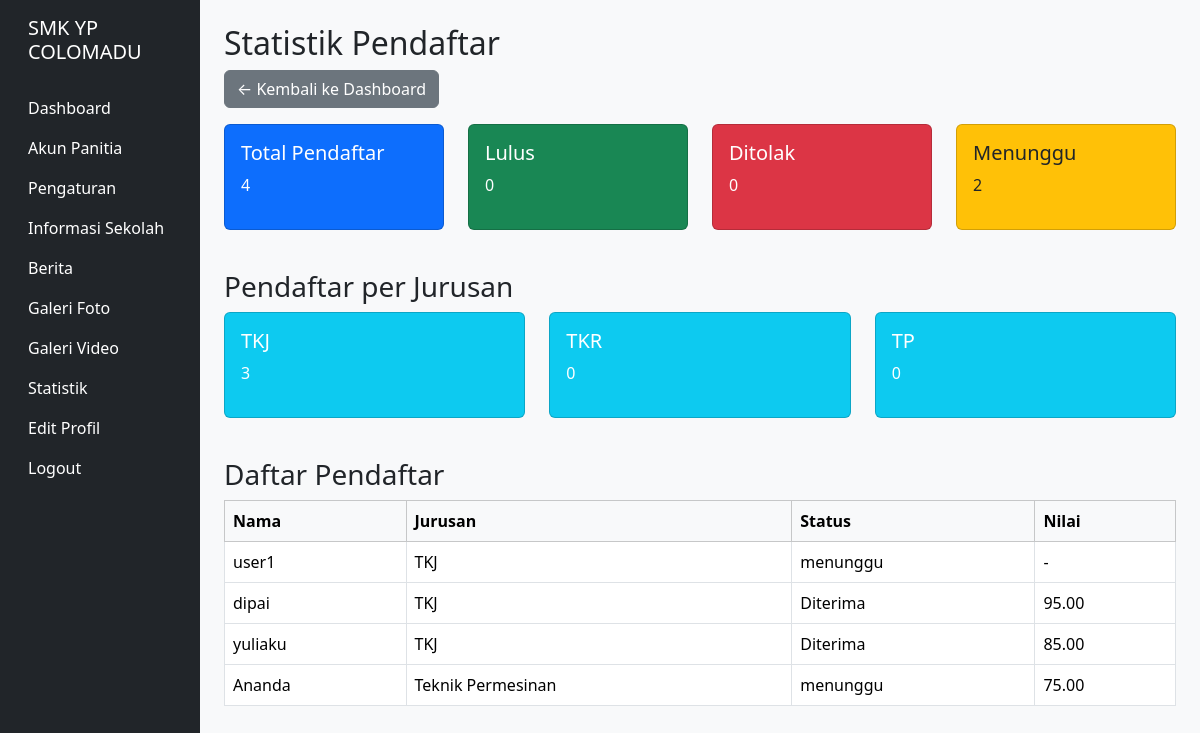
Page /admin/statistik.php (signed in) on the committed database.
### tables this page shows
CREATE TABLE `pendaftar` (
  `id` int NOT NULL,
  `user_id` int NOT NULL,
  `nama` varchar(100) NOT NULL,
  `nohp` varchar(15) DEFAULT NULL,
  `email` varchar(100) DEFAULT NULL,
  `nis` varchar(20) NOT NULL,
  `nik` varchar(16) NOT NULL,
  `nama_ortu` varchar(100) NOT NULL,
  `pekerjaan_ortu` varchar(50) NOT NULL,
  `jurusan` varchar(50) NOT NULL,
  `berkas` varchar(255) DEFAULT NULL,
  `status` enum('menunggu','Diterima','Revisi','Ditolak') DEFAULT 'menunggu',
  `komentar` text,
  `created_at` timestamp NOT NULL DEFAULT CURRENT_TIMESTAMP,
  `reg_number` varchar(20) DEFAULT NULL,
  `asal_sekolah` varchar(100) DEFAULT NULL,
  `nilai` decimal(5,2) DEFAULT NULL
);

### admin/statistik.php (the view, shortened to what this page needs)
<?php
require '../config/database.php';
$stats = $db->query("SELECT COUNT(*) as total,
                    SUM(CASE WHEN status = 'lulus' THEN 1 ELSE 0 END) as lulus,
                    SUM(CASE WHEN status = 'tolak' THEN 1 ELSE 0 END) as tolak,
                    SUM(CASE WHEN status = 'menunggu' THEN 1 ELSE 0 END) as menunggu,
                    SUM(CASE WHEN jurusan = 'TKJ' THEN 1 ELSE 0 END) as tkj,
                    SUM(CASE WHEN jurusan = 'TKR' THEN 1 ELSE 0 END) as tkr,
                    SUM(CASE WHEN jurusan = 'TP' THEN 1 ELSE 0 END) as tp
                    FROM pendaftar")->fetch(PDO::FETCH_ASSOC);
$pendaftar = $db->query("SELECT * FROM pendaftar ORDER BY created_at DESC")->fetchAll(PDO::FETCH_ASSOC);
?>
<!DOCTYPE html>
<html lang="id">
<head>
    <link href="https://cdn.jsdelivr.net/npm/bootstrap@5.3.2/dist/css/bootstrap.min.css" rel="stylesheet">
</head>
<body class="bg-light">
<div class="container-fluid">
    <div class="row">
        <?php include '../includes/sidebar_admin.php'; ?>
        <main class="col-md-9 ms-sm-auto col-lg-10 px-md-4 py-4">
            <h2>Statistik Pendaftar</h2>
            <a href="dashboard.php" class="btn btn-secondary mb-3">← Kembali ke Dashboard</a>
            <div class="row">
                <div class="col-md-3">
                    <div class="card bg-primary text-white mb-3">
                        <div class="card-body">
                            <h5>Total Pendaftar</h5>
                            <p><?php echo $stats['total']; ?></p>
                        </div>
                    </div>
                </div>
                <div class="col-md-3">
                    <div class="card bg-success text-white mb-3">
                        <div class="card-body">
                            <h5>Lulus</h5>
                            <p><?php echo $stats['lulus']; ?></p>
                        </div>
                    </div>
                </div>
                <div class="col-md-3">
                    <div class="card bg-danger text-white mb-3">
                        <div class="card-body">
                            <h5>Ditolak</h5>
                            <p><?php echo $stats['tolak']; ?></p>
                        </div>
                    </div>
                </div>
                <div class="col-md-3">
                    <div class="card bg-warning text-dark mb-3">
                        <div class="card-body">
                            <h5>Menunggu</h5>
                            <p><?php echo $stats['menunggu']; ?></p>
                        </div>
                    </div>
                </div>
            </div>
            <h3 class="mt-4">Pendaftar per Jurusan</h3>
            <div class="row">
                <div class="col-md-4">
                    <div class="card bg-info text-white mb-3">
                        <div class="card-body">
                            <h5>TKJ</h5>
                            <p><?php echo $stats['tkj']; ?></p>
                        </div>
                    </div>
                </div>
                <div class="col-md-4">
                    <div class="card bg-info text-white mb-3">
                        <div class="card-body">
                            <h5>TKR</h5>
                            <p><?php echo $stats['tkr']; ?></p>
                        </div>
                    </div>
                </div>
                <div class="col-md-4">
                    <div class="card bg-info text-white mb-3">
                        <div class="card-body">
                            <h5>TP</h5>
                            <p><?php echo $stats['tp']; ?></p>
                        </div>
                    </div>
                </div>
            </div>
            <h3 class="mt-4">Daftar Pendaftar</h3>
            <div class="table-responsive">
                <table class="table table-bordered table-hover">
                    <thead class="table-light">
                        <tr>
                            <th>Nama</th>
                            <th>Jurusan</th>
                            <th>Status</th>
                            <th>Nilai</th>
                        </tr>
                    </thead>
                    <tbody>
                        <?php foreach ($pendaftar as $p): ?>
                            <tr>
                                <td><?php echo htmlspecialchars($p['nama']); ?></td>
                                <td><?php echo htmlspecialchars($p['jurusan']); ?></td>
                                <td><?php echo htmlspecialchars($p['status']); ?></td>
                                <td><?php echo isset($p['nilai']) ? $p['nilai'] : '-'; ?></td>
                            </tr>
                        <?php endforeach; ?>
                    </tbody>
                </table>
            </div>
        </main>
    </div>
</div>
</body>
</html>

### includes/sidebar_admin.php
<nav class="col-md-3 col-lg-2 d-md-block bg-dark sidebar collapse">
    <div class="position-sticky pt-3 text-white">
        <h5 class="px-3 mb-4">SMK YP COLOMADU</h5>
        <ul class="nav flex-column">
            <li class="nav-item"><a class="nav-link text-white" href="dashboard.php">Dashboard</a></li>
            <li class="nav-item"><a class="nav-link text-white" href="akun_panitia.php">Akun Panitia</a></li>
            <li class="nav-item"><a class="nav-link text-white" href="pengaturan.php">Pengaturan</a></li>
            <li class="nav-item"><a class="nav-link text-white" href="sekolah.php">Informasi Sekolah</a></li>
            <li class="nav-item"><a class="nav-link text-white" href="berita.php">Berita</a></li>
            <li class="nav-item"><a class="nav-link text-white" href="foto.php">Galeri Foto</a></li>
            <li class="nav-item"><a class="nav-link text-white" href="video.php">Galeri Video</a></li>
            <li class="nav-item"><a class="nav-link text-white" href="statistik.php">Statistik</a></li>
            <li class="nav-item"><a class="nav-link text-white" href="edit_profil.php">Edit Profil</a></li>
            <li class="nav-item"><a class="nav-link text-white" href="logout.php">Logout</a></li>
        </ul>
    </div>
</nav>

### rows in the picture
pendaftar: nama "user1", jurusan "TKJ", status "menunggu"
pendaftar: nama "dipai", jurusan "TKJ", status "Diterima", nilai "95.00"
pendaftar: nama "yuliaku", jurusan "TKJ", status "Diterima", nilai "85.00"
pendaftar: nama "Ananda", jurusan "Teknik Permesinan", status "menunggu", nilai "75.00"

### other values in the picture
$stats['total'] "4"
$stats['lulus'] "0"
$stats['tolak'] "0"
$stats['menunggu'] "2"
$stats['tkj'] "3"
$stats['tkr'] "0"
$stats['tp'] "0"
